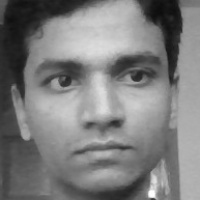
#> input picture data/user.1.10.jpg, 200 x 200 px, given in place of the camera
$ python Gen_Dataset.py
#> lines starting #> are read from the running program, lines starting #| are printed output that depends on the picture
import cv2


def generate_dataset():
    face_classifier = cv2.CascadeClassifier("haarcascade_frontalface_default.xml")

    def face_cropped(img):
        gray = cv2.cvtColor(img, cv2.COLOR_BGR2GRAY)
        faces = face_classifier.detectMultiScale(gray, 1.3, 5)
        # scaling factor = 1.3
        # minimum neighbor = 5

        if faces is ():
            return None
        for (x, y, w, h) in faces:
            cropped_face = img[y:y + h, x:x + w]
        return cropped_face

    cap = cv2.VideoCapture(0)
    id = 1
    img_id = 0

    while True:
        ret, frame = cap.read()
#> frame is the input picture: shape (200, 200, 3); min 12, max 255, mean 124.8
        if face_cropped(frame) is not None:
#> in face_cropped, `faces = face_classifier.detectMultiScale(gray, 1.3, 5)`: faces = [[19, 14, 165, 165]]
#> the loop in face_cropped, `for (x, y, w, h) in faces:` made 1 pass
#> pass 1, in face_cropped, `cropped_face = img[y:y + h, x:x + w]`:
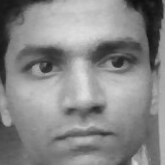
#> cropped_face: shape (165, 165, 3); min 15, max 221, mean 135.7
            img_id += 1
#> img_id = 1
            face = cv2.resize(face_cropped(frame), (200, 200))
#> the loop in face_cropped (call 2), `for (x, y, w, h) in faces:` made 1 pass
            face = cv2.cvtColor(face, cv2.COLOR_BGR2GRAY)
#> face: shape (200, 200)
            file_name_path = "data/user." + str(id) + "." + str(img_id) + ".jpg"
#> file_name_path = 'data/user.1.1.jpg'
            cv2.imwrite(file_name_path, face)
            cv2.putText(face, str(img_id), (50, 50), cv2.FONT_HERSHEY_COMPLEX, 1, (0, 255, 0), 2)
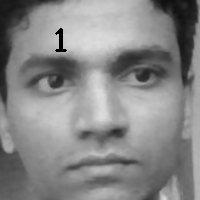
#> face: shape (200, 200); min 0, max 221, mean 134.9

            cv2.imshow("Cropped face", face)

        if cv2.waitKey(1) == 13 or int(img_id) == 200:  # 13 is the ASCII character of Enter
#> (key Esc is pressed here)
            break

    cap.release()
    cv2.destroyAllWindows()
    print("Collecting samples is completed....")


generate_dataset()

$ run again, on data/user.1.101.jpg
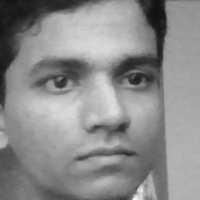
#> input picture data/user.1.101.jpg, 200 x 200 px, given in place of the camera
#> in generate_dataset, frame is the input picture: shape (200, 200, 3); min 16, max 254, mean 139.2
#> faces = [[18, 11, 167, 167]]
#> the loop in face_cropped, `for (x, y, w, h) in faces:` made 1 pass
#> pass 1, in face_cropped, `cropped_face = img[y:y + h, x:x + w]`:
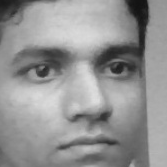
#> cropped_face: shape (167, 167, 3); min 18, max 223, mean 146.9
#> img_id = 1
#> the loop in face_cropped (call 2), `for (x, y, w, h) in faces:` made 1 pass
#> file_name_path = 'data/user.1.1.jpg'
#> in generate_dataset, `cv2.putText(face, str(img_id), (50, 50), cv2.FONT_HERSHEY_COMPLEX, 1, ..`:
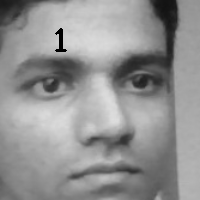
#> face: shape (200, 200); min 0, max 222, mean 146.2
